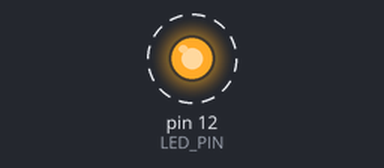
A program run on a simulated Raspberry Pi (header pin numbers). On the bench: output pins drawn as LEDs (lit = HIGH). Dashed ring = blinking.

Above: at 0.5 s.
Timing chart, 0 to 4.6 s (numbered marks = the images above):
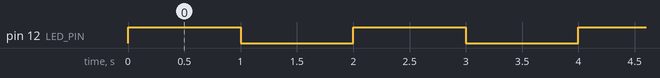

The program:

led_on.py
```python
import RPi.GPIO as GPIO
import time

GPIO.setmode(GPIO.BOARD)
LED_PIN = 12
GPIO.setup(LED_PIN, GPIO.OUT)

try:
    while True:
        GPIO.output(LED_PIN, GPIO.HIGH)
        time.sleep(1)
        GPIO.output(LED_PIN, GPIO.LOW)
        time.sleep(1)
except KeyboardInterrupt:
    print('Keyboard Interrupt!')

finally:
    GPIO.cleanup()
```

Measured:
- by itself, pin 12 (LED_PIN): alternates HIGH for 1.0 s and LOW for 1.0 s
